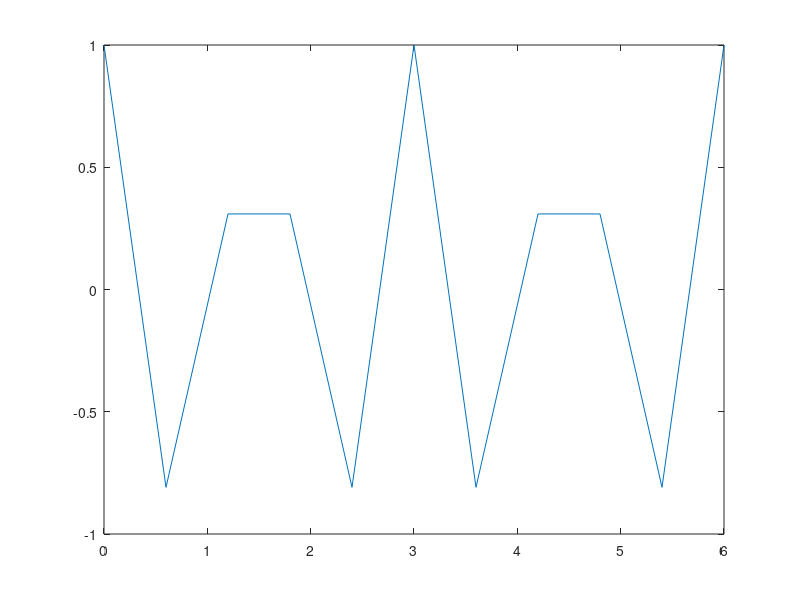
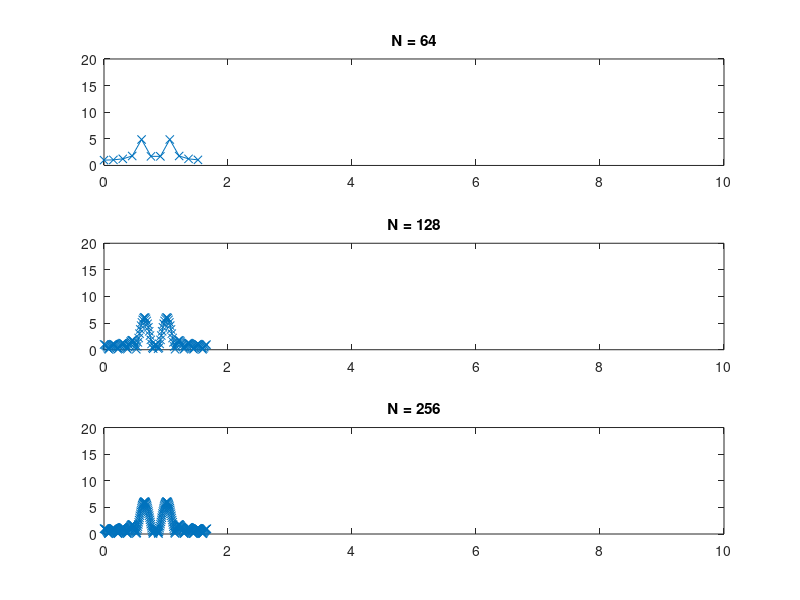

Here is the MATLAB script that generated these plots, in order:
figure(1)
%n = [0:29]*.1;
%specify period and sampling frequency. By nyquist, the sampling must be at
%least half of the highest frequency component (1/period/2)
period=1.5
sampl_freq=.6
n = [0:6/sampl_freq]*sampl_freq;
dt=n(2);
x = cos(2*pi*n/period);
plot(n,x)

% Nyquist freq is obtained with 20 in this case? Why if that means I'm
% sampling every 3/20=0.15s but the period is 1s?
N1 = size(n,2);
N2 = 128;
N3 = 256;
X1 = abs(fft(x,N1));
X2 = abs(fft(x,N2));
X3 = abs(fft(x,N3));

% To get correct x-axis units, multiply by inverse of time units. Buy I
% also need to divide by N. Why?
F1 = [0 : N1 - 1]/N1*(1/dt);
F2 = [0 : N2 - 1]/N2*(1/dt);
F3 = [0 : N3 - 1]/N3*(1/dt);

figure(2)
subplot(3,1,1)
plot(F1,X1,'-x'),title('N = 64'),axis([0 10 0 20])
subplot(3,1,2)
plot(F2,X2,'-x'),title('N = 128'),axis([0 10 0 20])
subplot(3,1,3)
plot(F3,X3,'-x'),title('N = 256'),axis([0 10 0 20])